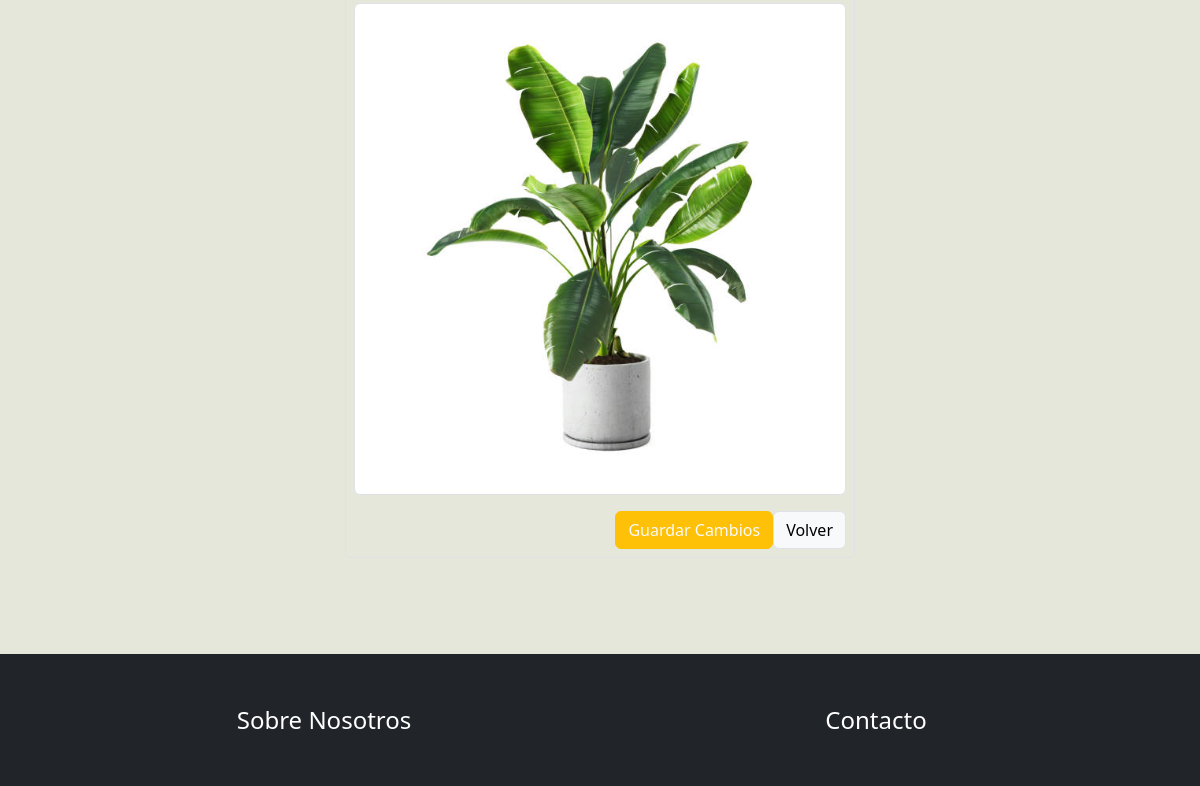
Page /editarProducto/14/ (signed in, lower part) on the earlier database version.
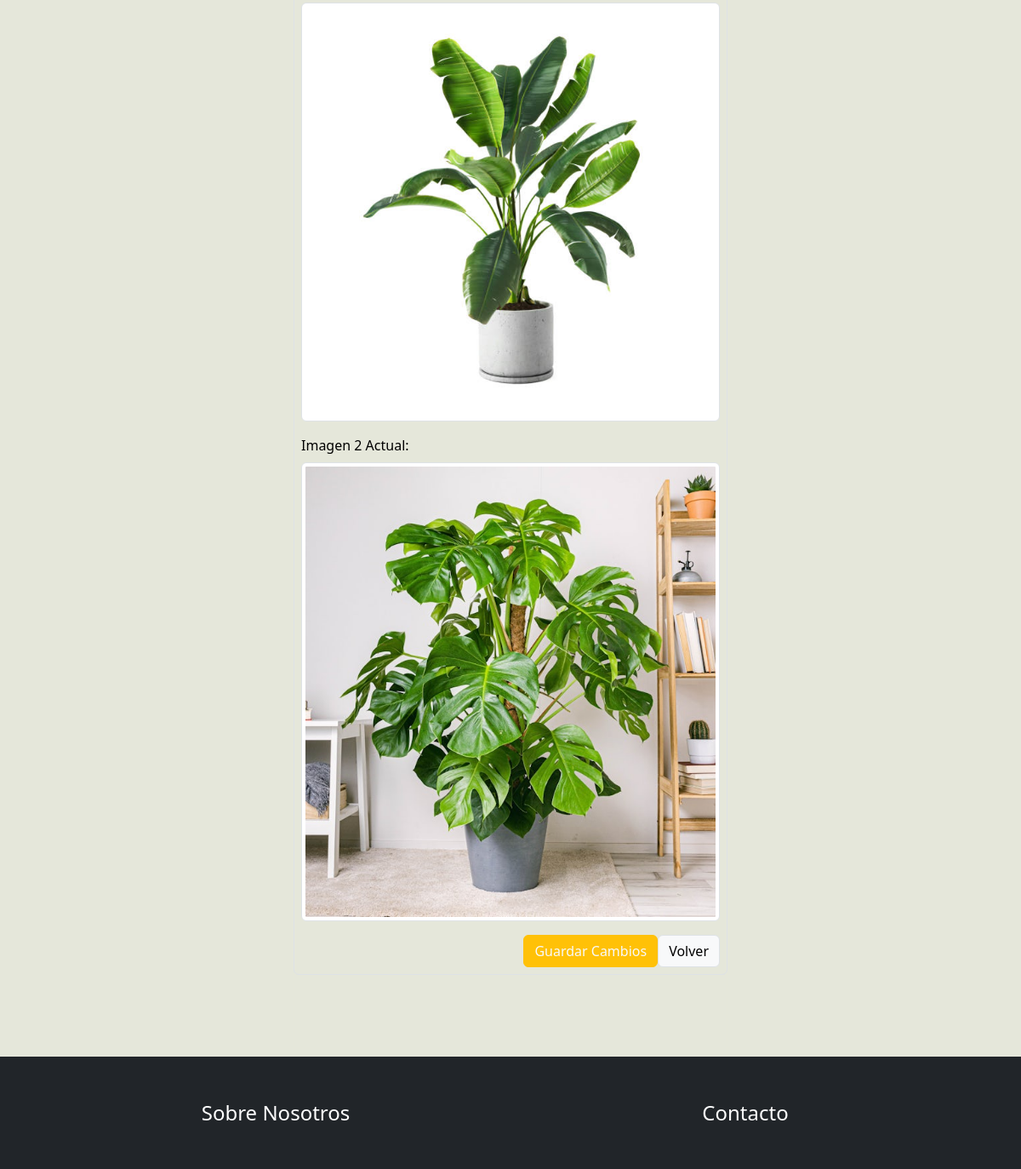
Same page on the later database version.
### Druids/models.py (models this page shows, shortened)
class Producto(models.Model):
    nombre = models.CharField(max_length=100, verbose_name="Nombre del producto")
    precio = models.PositiveIntegerField(validators=[MinValueValidator(0)], verbose_name="Precio")
    categoria = models.CharField(max_length=50, choices=Categorias, verbose_name="Categoría")
    stock = models.PositiveIntegerField(validators=[MinValueValidator(0)], verbose_name="Stock")
    descripcion = models.TextField(verbose_name="Descripción del producto")
    cuidados = models.TextField(verbose_name="Descripción de cuidados",blank=True, null=True)
    imagen_principal = models.ImageField(upload_to='productos/', verbose_name="Imagen Principal")
    imagen_2 = models.ImageField(upload_to='productos/', blank=True, null=True, verbose_name="Imagen del producto 2")
    imagen_3 = models.ImageField(upload_to='productos/', blank=True, null=True, verbose_name="Imagen del producto 3")
    imagen_4 = models.ImageField(upload_to='productos/', blank=True, null=True, verbose_name="Imagen del producto 4")

### Druids/views.py (the view)
# urls.py: path('editarProducto/<int:id>/', editarProducto, name='editarProducto'),
@login_required
@user_passes_test(es_superusuario, login_url='/sinPermiso/')
def editarProducto(request, id):
    producto = get_object_or_404(Producto, id=id)
    form_editar = EditarProductoForm(instance=producto)
    if request.method == "POST":
        form_editar = EditarProductoForm(data=request.POST, files=request.FILES, instance=producto)
        if form_editar.is_valid():
            form_editar.save()
            return redirect(to='inventario')
    context = {
        'formularioEditarProducto': form_editar,
        'producto': producto,
    }
    return render(request, 'Druids/editarProducto.html', context)

### Druids/context_processors.py (called while the page is built)
def carrito_items_contador(request):
    if request.user.is_authenticated:
        contador = CarritoItem.objects.filter(usuario=request.user).count()
    else:
        contador = CarritoItem.objects.count()
    return {'carrito_items_contador': contador}

### Druids/views.py (called while the page is built)
def es_superusuario(user):
    return user.is_superuser

### Druids/templates/Druids/editarProducto.html (shortened to what this page needs)
{% extends 'Druids/base.html' %}
{% load static %}
{% load crispy_forms_tags %}
{% block contenido %}
<div class="container px-5 mt-4">
    <div class="row">
        <div class="col-sm-3"></div>
        <div class="col-sm-6">
            <div class="mt-4 p-2 border rounded">
                <form method="post" enctype="multipart/form-data">
                    {% if producto.imagen_principal %}
                    <div class="mb-3">
                        <img src="{{ producto.imagen_principal.url }}" alt="Imagen Principal" class="img-thumbnail">
                    </div>
                    {% endif %}
                    {% if producto.imagen_2 %}
                    <div class="mb-3">
                        <label for="imagen_2" class="form-label">Imagen 2 Actual:</label>
                        <img src="{{ producto.imagen_2.url }}" alt="Imagen 2" class="img-thumbnail">
                    </div>
                    {% endif %}
                    <div class="modal-footer">
                        <button type="submit" class="btn btn-warning text-light">Guardar Cambios</button>
                        <a href="{% url 'inventario' %}" class="btn btn-light border">Volver</a>
                    </div>
                </form>
            </div>
        </div>
        <div class="col-sm-3"></div>
    </div>
</div>
{% endblock %}

### Druids/templates/Druids/base.html (shortened to what this page needs)
{% load static %}
{% load crispy_forms_tags %}
<!DOCTYPE html>
<html>
<head>
    <link href="https://cdn.jsdelivr.net/npm/bootstrap@5.3.3/dist/css/bootstrap.min.css" rel="stylesheet" />
    <link rel="stylesheet" href="{% static 'Druids/css/navbar.css' %}" />
    <link rel="stylesheet" href="{% static 'Druids/css/sidenav.css' %}" />
    <link rel="stylesheet" href="{% static 'Druids/css/footer.css' %}" />
    <link rel="stylesheet" href="{% static 'Druids/css/base.css' %}" />
</head>
<body>
    {% block contenido %}
    {% endblock %}
</body>
<div class="separador">
</div>
<footer class="p-5 bg-dark text-white">
    <div class="container">
        <div class="row">
            <div class="col-12 col-md-6">
                <a class="text-white fs-4" style="text-decoration: none !important;" href="{% url 'sobreNosotros' %}">Sobre Nosotros</a>
            </div>
            <div class="col-12 col-md-6">
                <a class="text-white fs-4" style="text-decoration: none !important;" href="{% url 'contacto' %}">Contacto</a>
            </div>
        </div>
    </div>
</footer>
</html>

### Druids/static/Druids/css/navbar.css (style rules this page uses)
label { color: black; }

### Druids/static/Druids/css/footer.css (style rules this page uses)
footer { background-color:#2b2b2b ; color: white; text-align: center; bottom: 0; width: 100%; }

### Druids/static/Druids/css/base.css (style rules this page uses)
body { background-color: #e5e7da; }
.separador { height: 6rem; }

Differences in the rows shown:
changed Producto: imagen_2 empty → "productos/plantita2.jpg" (drawn); imagen_2: picture added
Other differences:
text now shown: "Imagen 2 Actual:"
